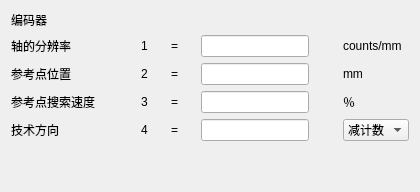
       <widget class="QWidget" name="tab_11">
        <attribute name="title">
         <string>反馈</string>
        </attribute>
        <layout class="QGridLayout" name="gridLayout_30">
         <item row="0" column="0">
          <layout class="QGridLayout" name="gridLayout_29">
           <item row="0" column="0">
            <widget class="QLabel" name="label_97">
             <property name="text">
              <string>编码器</string>
             </property>
            </widget>
           </item>
           <item row="1" column="0">
            <widget class="QLabel" name="label_101">
             <property name="text">
              <string>轴的分辨率</string>
             </property>
            </widget>
           </item>
           <item row="1" column="1">
            <spacer name="horizontalSpacer_25">
             <property name="orientation">
              <enum>Qt::Horizontal</enum>
             </property>
             <property name="sizeHint" stdset="0">
              <size>
               <width>40</width>
               <height>20</height>
              </size>
             </property>
            </spacer>
           </item>
           <item row="1" column="2">
            <widget class="QLabel" name="label_216">
             <property name="text">
              <string>1</string>
             </property>
            </widget>
           </item>
           <item row="1" column="3">
            <spacer name="horizontalSpacer_28">
             <property name="orientation">
              <enum>Qt::Horizontal</enum>
             </property>
             <property name="sizeHint" stdset="0">
              <size>
               <width>17</width>
               <height>20</height>
              </size>
             </property>
            </spacer>
           </item>
           <item row="1" column="4">
            <widget class="QLabel" name="label_217">
             <property name="text">
              <string>=</string>
             </property>
            </widget>
           </item>
           <item row="1" column="5">
            <spacer name="horizontalSpacer_27">
             <property name="orientation">
              <enum>Qt::Horizontal</enum>
             </property>
             <property name="sizeHint" stdset="0">
              <size>
               <width>17</width>
               <height>20</height>
              </size>
             </property>
            </spacer>
           </item>
           <item row="1" column="6">
            <widget class="QLineEdit" name="lineEdit_55"/>
           </item>
           <item row="1" column="7">
            <spacer name="horizontalSpacer_26">
             <property name="orientation">
              <enum>Qt::Horizontal</enum>
             </property>
             <property name="sizeHint" stdset="0">
              <size>
               <width>28</width>
               <height>20</height>
              </size>
             </property>
            </spacer>
           </item>
           <item row="1" column="8">
            <widget class="QLabel" name="label_218">
             <property name="text">
              <string>counts/mm</string>
             </property>
            </widget>
           </item>
           <item row="2" column="0">
            <widget class="QLabel" name="label_219">
             <property name="text">
              <string>参考点位置</string>
             </property>
            </widget>
           </item>
           <item row="2" column="2">
            <widget class="QLabel" name="label_220">
             <property name="text">
              <string>2</string>
             </property>
            </widget>
           </item>
           <item row="2" column="4">
            <widget class="QLabel" name="label_221">
             <property name="text">
              <string>=</string>
             </property>
            </widget>
           </item>
           <item row="2" column="6">
            <widget class="QLineEdit" name="lineEdit_56"/>
           </item>
           <item row="2" column="8">
            <widget class="QLabel" name="label_222">
             <property name="text">
              <string>mm</string>
             </property>
            </widget>
           </item>
           <item row="3" column="0">
            <widget class="QLabel" name="label_223">
             <property name="text">
              <string>参考点搜索速度</string>
             </property>
            </widget>
           </item>
           <item row="3" column="2">
            <widget class="QLabel" name="label_224">
             <property name="text">
              <string>3</string>
             </property>
            </widget>
           </item>
           <item row="3" column="4">
            <widget class="QLabel" name="label_225">
             <property name="text">
              <string>=</string>
             </property>
            </widget>
           </item>
           <item row="3" column="6">
            <widget class="QLineEdit" name="lineEdit_57"/>
           </item>
           <item row="3" column="8">
            <widget class="QLabel" name="label_226">
             <property name="text">
              <string>％</string>
             </property>
            </widget>
           </item>
           <item row="4" column="0">
            <widget class="QLabel" name="label_227">
             <property name="text">
              <string>技术方向</string>
             </property>
            </widget>
           </item>
           <item row="4" column="2">
            <widget class="QLabel" name="label_228">
             <property name="text">
              <string>4</string>
             </property>
            </widget>
           </item>
           <item row="4" column="4">
            <widget class="QLabel" name="label_229">
             <property name="text">
              <string>=</string>
             </property>
            </widget>
           </item>
           <item row="4" column="6">
            <widget class="QLineEdit" name="lineEdit_58"/>
           </item>
           <item row="4" column="8">
            <widget class="QComboBox" name="comboBox_12">
             <item>
              <property name="text">
               <string>减计数</string>
              </property>
             </item>
             <item>
              <property name="text">
               <string>增计数</string>
              </property>
             </item>
            </widget>
           </item>
           <item row="5" column="6">
            <spacer name="verticalSpacer_4">
             <property name="orientation">
              <enum>Qt::Vertical</enum>
             </property>
             <property name="sizeHint" stdset="0">
              <size>
               <width>20</width>
               <height>40</height>
              </size>
             </property>
            </spacer>
           </item>
          </layout>
         </item>
        </layout>
       </widget>
